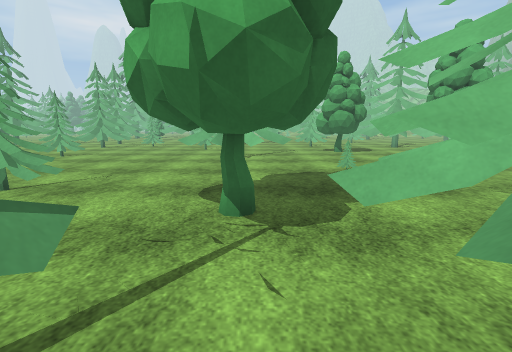
[1] (above)

22 first-person views from a walk through a 3-D level made in the Unity game engine. The camera is 1.3 m above the floor, tilts 10° down and sees 85° across. The floor is counted in squares, 1 m on a side. Each view is taken from the middle of a square. On the plan, view 1 faces up. The plan holds only what a view shows up to about 13 squares ahead; the rest is blank. The place goes on beyond the plan. The player is left out. Surface patterns are stand-ins for the level's own textures.

[2]
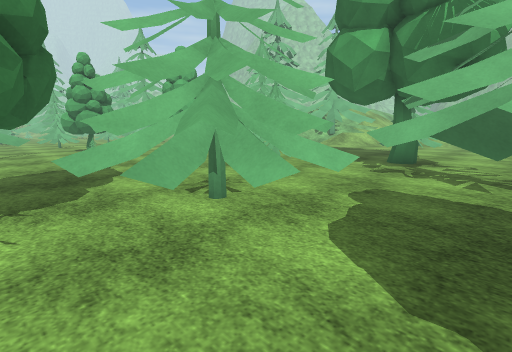

[3]
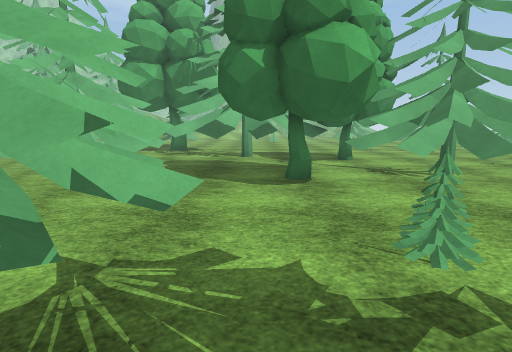

[4]
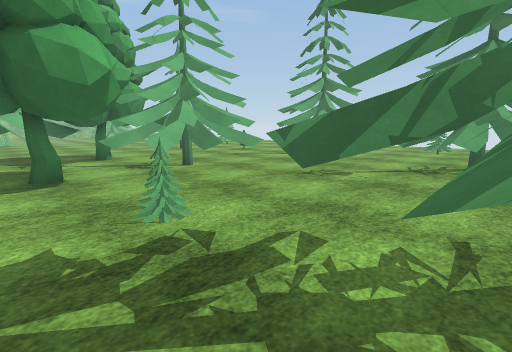

[5]
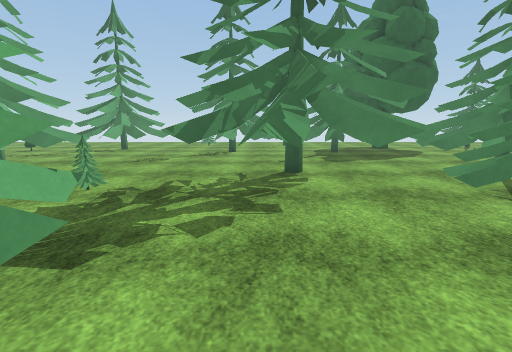

[6]
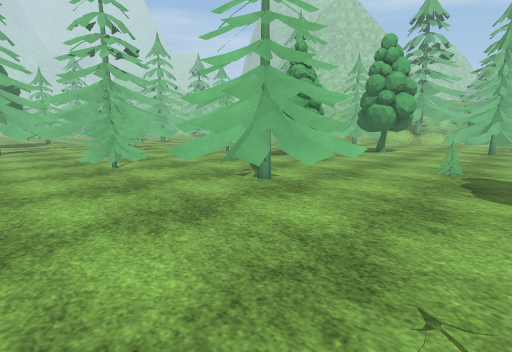

[7]
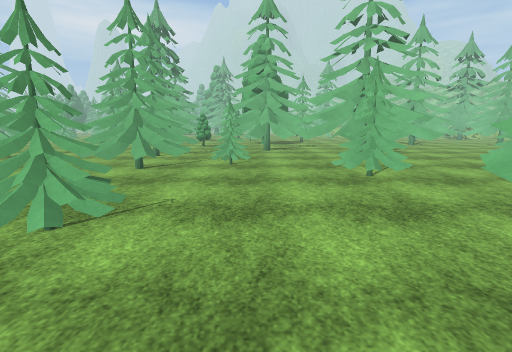

[8]
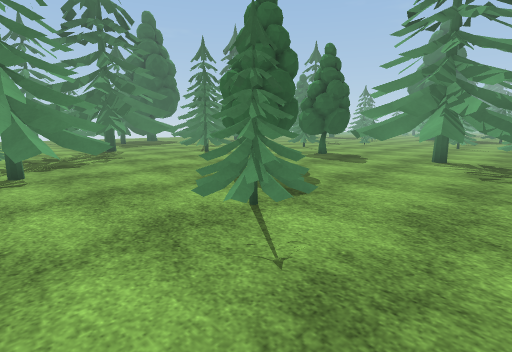

[9]
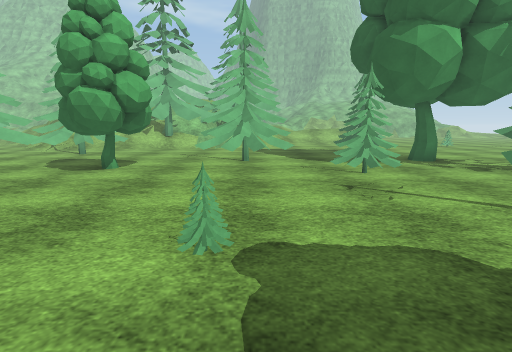

[10]
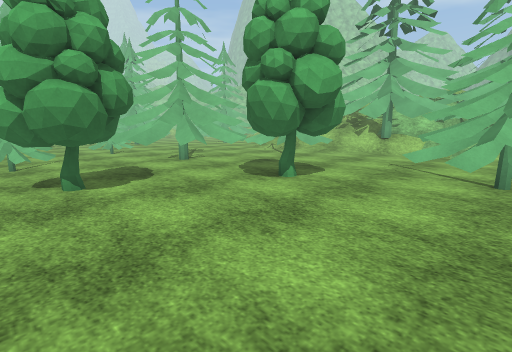

[11]
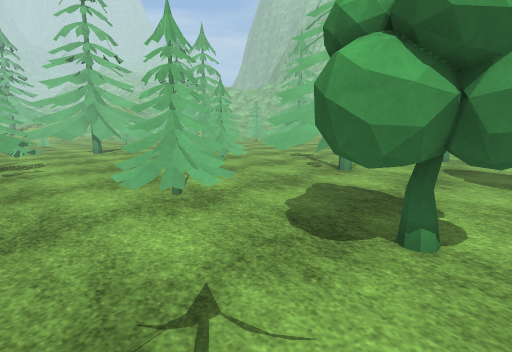

[12]
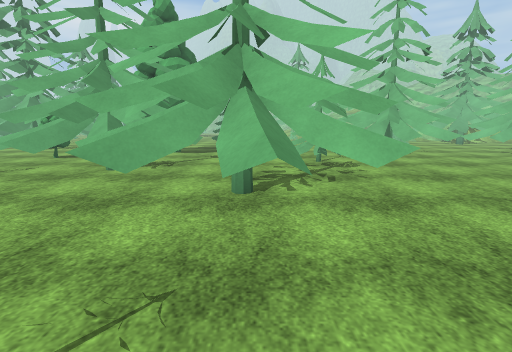

[13]
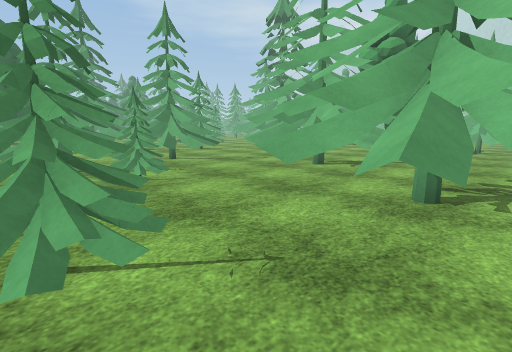

[14]
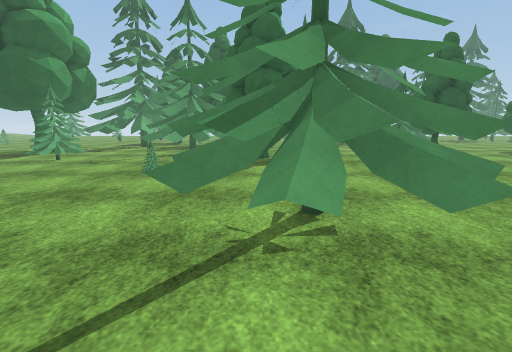

[15]
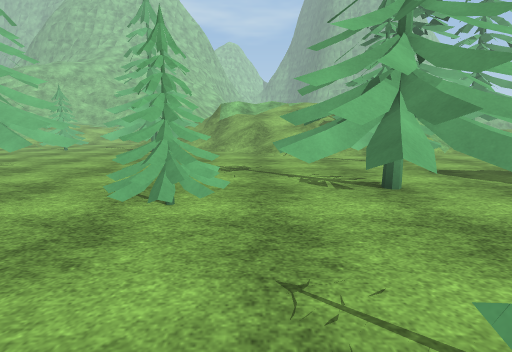

[16]
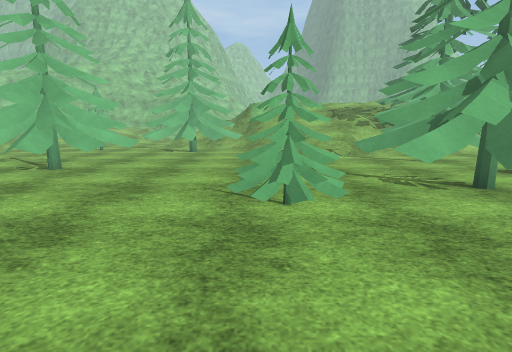

[17]
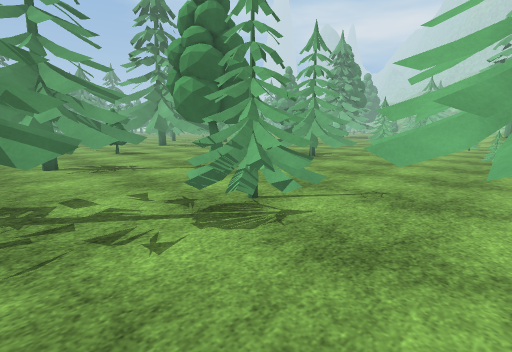

[18]
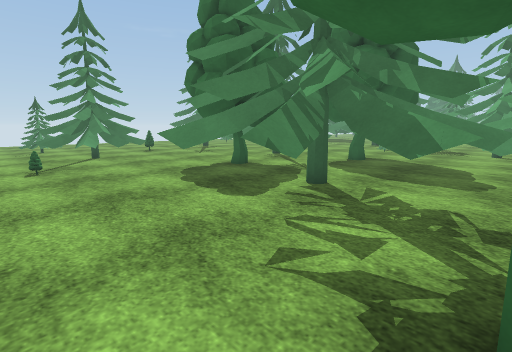

[19]
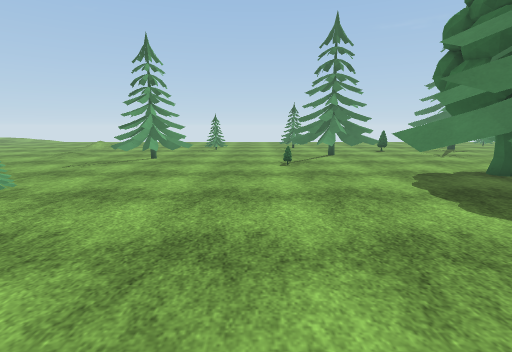

[20]
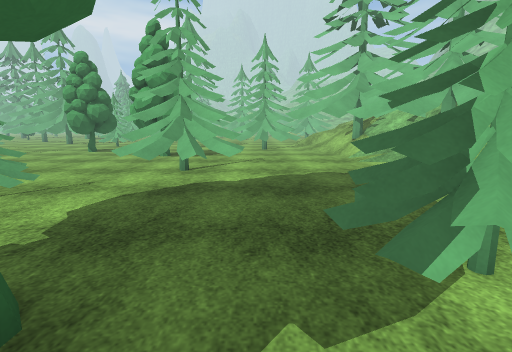

[21]
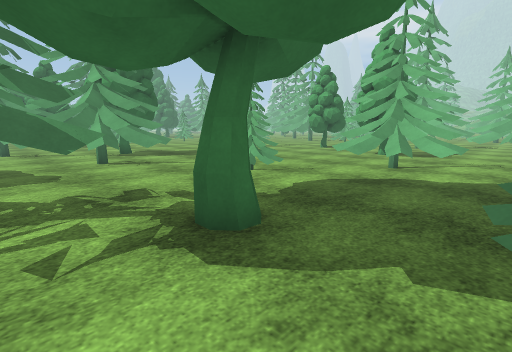

[22]
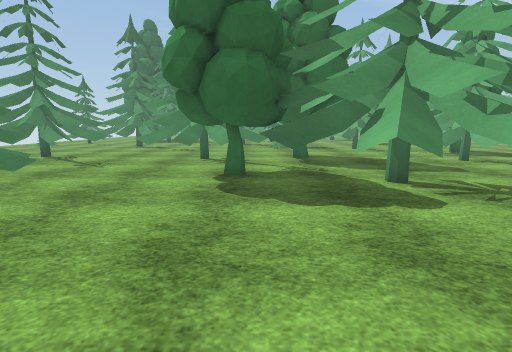

### Floor plan
Key: @ floor where view 1 was taken; # wall or solid block; . floor; / step, stairs or slope; O other object.
Columns run from 13 left of view 1 to 16 right of it. Each row starts with its distance up from view 1.
 29 O...  .O........OOOOO .OOOO ..
 28  ..OO...........OOOOO..OOOO..O
 27   .....OO.....OO.OOOO...OO...O
 26    ... OOOO...OO............OO
 25     . OOOOO..................O
 24    ..OOOOOOOOO................
 23    O..OOOOOOOO......OO..  ...
 22   OOO..O.OOOOOO.....OO........
 21 .OOOO....OOOOOO............../
 20 ..OO......OOOOO......OOO...../
 19 ...OO.O...O.OO..OO..OOOOO..../
 18  .OOOOO.........OO..OOOOOOOO./
 17   OOO.....O.........OOOOOOOO /
 16    .......OO.....O ..OOO.OO OO
 15    .............OOO......OOOO
 14    ........OOO...OO...O......
 13    .OO.....OOOO......OO ......
 12     OO....OOOOO......OOO......
 11      .....OOOOO..............O
 10      ......OOO.........OO....O
  9  O..............O.....OOOO....
  8 O.....................OOOO....
  7 OOO....................OOO...
  6 OO.....OO............/.......
  5 OO.....OO.. OOO.....OO/.......
  4 O...OO.....OOOOOOO..//........
  3 ...OOOO.....OOOOOOO........OO
  2 O..  O....OO..OOOOO.....O..OO
  1 O     ...OOOO.OOOOO.....O....
  0     ....OOOOO@..OOOOOOO......
 -1     .....OOOO....OOOOOOO.....
 -2     .....OOO......OOOOOO......
 -3    O...........OOOOOOOO.......
 -4   OOOOOO......OOOOOOOOOO......
 -5  ...OOOOOOOO..#OO  OOOO.......
 -6 OO.OOOOOOO....OOOO#OOO........
 -7 OOOOOOOOO.....OOOOOOOO........
 -8 OO.OO  OOO...OOOOOOO..........
 -9 OO.     ......OOOO.......O....
-10  ....   O.....OOOO....OO.....O
-11 .. .O...O...... .....OOOO....O
-12 ..OOO  OOOO..........OOOO.....

Where each view was taken, in squares from view 1:
view 1: 0 up, 0 right, facing up
view 2: 2 down, 0 right, facing up-right
view 3: 3 down, 5 left, facing right
view 4: 3 down, 6 left, facing down-right
view 5: 1 up, 6 left, facing down
view 6: 7 up, 6 left, facing up-right
view 7: 9 up, 6 left, facing up
view 8: 9 up, 2 left, facing down-left
view 9: 8 up, 0 right, facing right
view 10: 8 up, 3 right, facing up-right
view 11: 14 up, 1 right, facing up-right
view 12: 16 up, 1 left, facing up
view 13: 16 up, 0 right, facing up-left
view 14: 16 up, 0 right, facing down
view 15: 21 up, 3 right, facing right
view 16: 23 up, 3 right, facing right
view 17: 23 up, 5 right, facing up-left
view 18: 1 up, 13 right, facing down-left
view 19: 1 up, 13 right, facing down
view 20: 0 up, 13 right, facing up
view 21: 1 down, 14 right, facing up-left
view 22: 6 down, 14 right, facing left
